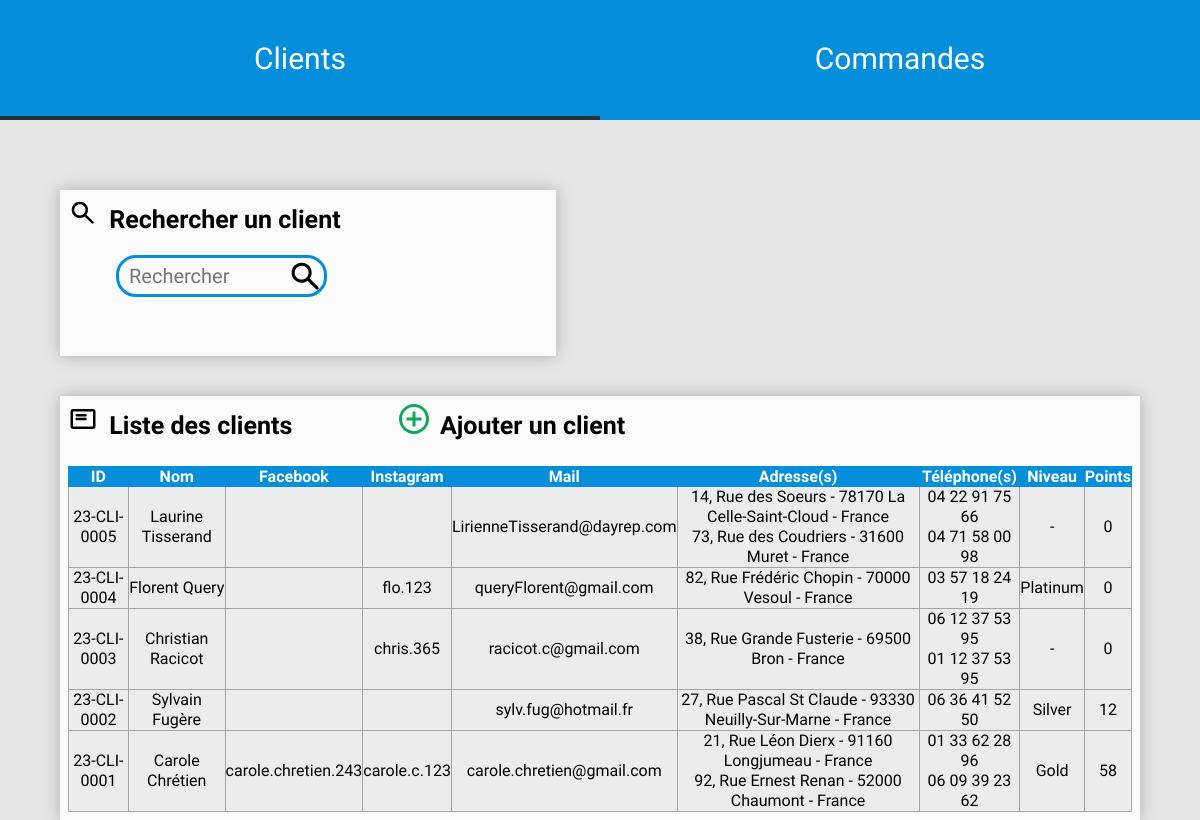
The page / on the database its author committed.
### tables this page shows
CREATE TABLE IF NOT EXISTS `client` (
  `id_client` varchar(50) NOT NULL,
  `nom_client` varchar(50) NOT NULL,
  `prenom_client` varchar(50) NOT NULL,
  `fb` varchar(50) DEFAULT NULL,
  `insta` varchar(50) DEFAULT NULL,
  `mail` varchar(50) NOT NULL,
  `membership` varchar(50) NOT NULL,
  `reduction_client` float DEFAULT NULL,
  PRIMARY KEY (`id_client`)
);

CREATE TABLE IF NOT EXISTS `adresse` (
  `id_adresse` int NOT NULL AUTO_INCREMENT,
  `id_client` varchar(50) NOT NULL,
  `num_voie` int NOT NULL,
  `voie` varchar(50) NOT NULL,
  `ville` varchar(50) NOT NULL,
  `code_postal` int NOT NULL,
  `pays` varchar(50) NOT NULL,
  `type_adresse` varchar(50) NOT NULL,
  PRIMARY KEY (`id_adresse`),
  KEY `id_client` (`id_client`)
);

CREATE TABLE IF NOT EXISTS `telephone` (
  `id_telephone` int NOT NULL AUTO_INCREMENT,
  `id_client` varchar(50) DEFAULT NULL,
  `num_telephone` varchar(50) DEFAULT NULL,
  `code_region` int NOT NULL,
  PRIMARY KEY (`id_telephone`),
  KEY `id_client` (`id_client`)
);

### client.php (the view, shortened to what this page needs)
<div id="searchBoxClient" class="box searchBox">
    <p id="searchTitle" class="titleSection">
        <img src="Icons/search.svg" alt="search icon" class="icon">
        Rechercher un client
    </p>
    <form action="./index.php" method="post" class="formSearch">
        <input type="text" name="searchClient" id="searchBar" placeholder="Rechercher">
    </form>
</div>
<div id="listBoxClient" class="box listBox">
    <div class="listTitleDiv">
        <p id="listTitle" class="titleSection">
            <img src="Icons/list.svg" alt="list icon" class="icon">
            Liste des clients
        </p>
        <p id="addTitleClient" class="titleSection clickableTitle">
            <img src="Icons/add.svg" alt="add icon" class="icon">
            Ajouter un client
        </p>
    </div>
    <?php
        if (isset($_POST['searchClient'])) {
            $search = $_POST['searchClient'];
            $sql = "SELECT * FROM client WHERE id_client LIKE '%$search%' OR nom_client LIKE '%$search%' OR prenom_client LIKE '%$search%' ORDER BY id_client DESC";
            $infos = $conn->query($sql);
            if ($infos->num_rows == 0) {
                echo "0 results";
            }
        }
        else {
            $sql = "SELECT DISTINCT * FROM client ORDER BY id_client DESC";
            $infos = $conn->query($sql);
        }
        $i = 0;
    ?>
    <table class="listClient">
    <thead>
        <tr>
        <th class="elementThead">ID</th>
        <th class="elementThead">Nom</th>
        <th class="elementThead">Facebook</th>
        <th class="elementThead">Instagram</th>
        <th class="elementThead">Mail</th>
        <th class="elementThead">Adresse(s)</th>
        <th class="elementThead">Téléphone(s)</th>
        <th class="elementThead">Niveau</th>
        <th class="elementThead">Points</th>
        </tr>
    </thead>
    <tbody id="listClient">
        <?php
        while($info = $infos->fetch_assoc()) {
            $i++;
            $sql = "SELECT * FROM adresse WHERE id_client = '".$info["id_client"]."'";
            $adresses = $conn->query($sql);
            $sql = "SELECT * FROM telephone WHERE id_client = '".$info["id_client"]."'";
            $nums = $conn->query($sql);
            $sql = "SELECT SUM(nb_points) FROM points WHERE id_client = '".$info["id_client"]."'";
            $som_point = $conn->query($sql);
            $nb_point = $som_point->fetch_assoc()["SUM(nb_points)"];
            if (empty($nb_point)) {
                $nb_point = 0;
            }
            echo "<tr>";
            echo "<td class='elementTbody' id='click_id_client".$i."'>".$info["id_client"]."</td>";
            ?>
        <?php
            echo "<td class='elementTbody'>".$info["prenom_client"]." ".$info["nom_client"]."</td>";
            echo "<td class='elementTbody'>".$info["fb"]."</td>";
            echo "<td class='elementTbody'>".$info["insta"]."</td>";
            echo "<td class='elementTbody'>".$info["mail"]."</td>";
            $adressesStr = '';
            while($adresse = $adresses->fetch_assoc()) {
                $adressesStr .= $adresse["num_voie"].", ".$adresse["voie"]." - ".$adresse["code_postal"]." ".$adresse["ville"]." - ".$adresse["pays"]."<br>";
            }
            echo "<td class='elementTbody'>".$adressesStr."</td>";
            $numsStr = '';
            while($num = $nums->fetch_assoc()) {
                $numsStr .= $num["num_telephone"]."<br>";
            }
            echo "<td class='elementTbody'>".$numsStr."</td>";
            echo "<td class='elementTbody'>".$info["membership"]."</td>";
            echo "<td class='elementTbody'>".$nb_point."</td>";
            echo "</tr>";
        }
        ?>
    </tbody>
    </table>
</div>

### index.php (shortened to what this page needs)
<!DOCTYPE html>
<html lang="en">
  <head>
    <link rel="stylesheet" href="./style.css">
  </head>
  <body>
    <?php
      $hostName = "localhost";
      $userName = "root";
      $password = "";
      $dbName = "BDD";
      $conn = new mysqli($hostName, $userName, $password, $dbName);
    ?>
    <div id="menu">
      <div class="submenu" id="clients"><span class="title">Clients</span></div>
      <div class="submenu" id="orders"><span class="title">Commandes</span></div>
    </div>
    <?php
      if (isset($_GET["tab"])) {
        $tab = $_GET["tab"];
        if (strcmp($tab, "Client") == 0) {
          echo "<script>document.getElementById('clients').style.borderBottom = '4px solid #22333B';</script>";
          echo "<script>document.getElementById('orders').style.borderBottom = '4px solid transparent';</script>";
          include './client.php';
        }
        else if (strcmp($tab, "Order") == 0) {
          echo "<script>document.getElementById('orders').style.borderBottom = '4px solid #22333B';</script>";
          echo "<script>document.getElementById('clients').style.borderBottom = '4px solid transparent';</script>";
          include './order.php';
        }
      }
      else {
        include './client.php';
      }
    ?>
  </body>
</html>

### style.css (style rules this page uses)
* { background-color: #E6E6E6; margin: 0; padding: 0; font-family: 'Bellota Text', cursive; }
#menu { background-color: #058ED9; width: 100%; height: 120px; display: flex; flex-direction: row; }
.submenu { width: 50%; height: 100%; background-color: transparent; display: flex; align-items: center; justify-content: center; box-sizing: border-box; cursor: pointer; }
.title { color:white; user-select: none; background-color: transparent; vertical-align: middle; font-size: 30px; }
#clients { border-bottom: 4px solid #22333B; }
#orders { border-bottom: 4px solid transparent; }
.box { filter: drop-shadow(0px 0px 8px rgba(0, 0, 0, 0.25)); padding: 8px; }
.searchBox { background-color: #FBFBFB; margin-top: 70px; margin-left: 5%; width: 40%; height: 150px; }
.titleSection { background-color: transparent; font-size: 25px; font-weight: bold; user-select: none; line-height: 30px; vertical-align: middle; }
.icon { width: 30px; height: 30px; background-color: transparent; order: -1; margin-right: 5px; user-select: none; }
#searchBar { border: 3px solid #058ED9; border-radius: 20px; margin-top: 20px; margin-left: 10%; padding: 3px; padding-left: 10px; font-size: 20px; height: 30px; width: 40%; background: url("Icons/search.svg") top right no-repeat; }
.listBox { background-color: #FBFBFB; margin-top: 40px; margin-left: 5%; margin-right: 5%; min-height: 150px; height: auto; }
.listTitleDiv { background-color: transparent; display: flex; flex-direction: row; gap: 10%; }
.clickableTitle { cursor: pointer; }
.listClient { background-color: transparent; margin-top: 25px; width: 100%; border-collapse: collapse; }
.elementThead { background-color: #058ED9; color: white; border: 1px solid #058ED9; }
.elementTbody { background-color: #ECECEC; text-align: center; border: 1px solid #A4A4A4; line-height: 20px; }
.formSearch { background-color: transparent; }

### rows shown on the page
client: id_client "23-CLI-0005", prenom_client "Laurine", nom_client "Tisserand", mail "LirienneTisserand@dayrep.com", membership "-", nb_point "0"
adresse: num_voie "14", voie "Rue des Soeurs", code_postal "78170", ville "La Celle-Saint-Cloud", pays "France"
adresse: num_voie "73", voie "Rue des Coudriers", code_postal "31600", ville "Muret", pays "France"
telephone: num_telephone "04 22 91 75 66"
telephone: num_telephone "04 71 58 00 98"
client: id_client "23-CLI-0004", prenom_client "Florent", nom_client "Query", insta "flo.123", mail "queryFlorent@gmail.com", membership "Platinum", nb_point "0"
adresse: num_voie "82", voie "Rue Frédéric Chopin", code_postal "70000", ville "Vesoul", pays "France"
telephone: num_telephone "03 57 18 24 19"
client: id_client "23-CLI-0003", prenom_client "Christian", nom_client "Racicot", insta "chris.365", mail "racicot.c@gmail.com", membership "-", nb_point "0"
adresse: num_voie "38", voie "Rue Grande Fusterie", code_postal "69500", ville "Bron", pays "France"
telephone: num_telephone "06 12 37 53 95"
telephone: num_telephone "01 12 37 53 95"
client: id_client "23-CLI-0002", prenom_client "Sylvain", nom_client "Fugère", mail "sylv.fug@hotmail.fr", membership "Silver", nb_point "12"
adresse: num_voie "27", voie "Rue Pascal St Claude", code_postal "93330", ville "Neuilly-Sur-Marne", pays "France"
telephone: num_telephone "06 36 41 52 50"
client: id_client "23-CLI-0001", prenom_client "Carole", nom_client "Chrétien", fb "carole.chretien.243", insta "carole.c.123", mail "carole.chretien@gmail.com", membership "Gold", nb_point "58"
adresse: num_voie "21", voie "Rue Léon Dierx", code_postal "91160", ville "Longjumeau", pays "France"
adresse: num_voie "92", voie "Rue Ernest Renan", code_postal "52000", ville "Chaumont", pays "France"
telephone: num_telephone "01 33 62 28 96"
telephone: num_telephone "06 09 39 23 62"
